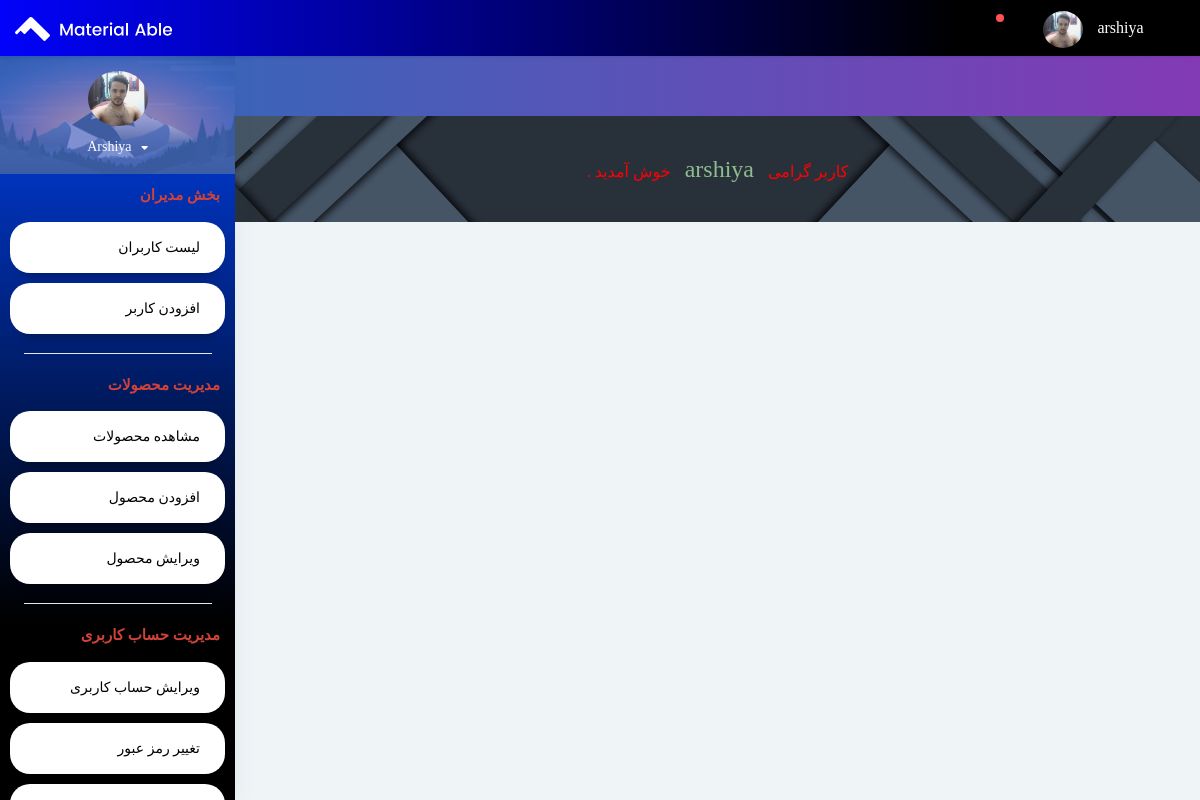
The app's page /panel/ (signed in) with its own data.
### accounts/models.py (models this page shows, shortened)
class User(AbstractUser):
    email = models.EmailField(unique=True, null=False)
    balance = models.BigIntegerField(default=0, null=True)
    image = models.ImageField(blank=True, default='profiles/defult_prof.jpg', upload_to='profiles/')
    special_til = models.DateTimeField(null=True)
    reset_pass_token = models.CharField(null=False, max_length=20)
    card = models.ManyToManyField(to=Product, related_name='customers', null=True , blank=True)

### panel/views.py (the view)
# urls.py: path('', index, name='index'),
@login_required(login_url='/accounts/?next=/panel', redirect_field_name='next')
@user_passes_test(staff_checker, login_url='/accounts/denied/')
def index(request):
    return render(request, 'panel/index.html')

### panel/views.py (called while the page is built)
def staff_checker(user):
    if user.is_staff:
        return True
    else:
        return False

### products/custom_context_processor.py (called while the page is built)
def category_finder(request):
    if request.user.is_authenticated:
        user = request.user
        len_card = len(user.card.all())
    else:
        len_card = 0
    return {
        'all_categories': Category.objects.all()[:3],
        'len_card': len_card,
    }

### templates/panel/index.html (shortened to what this page needs)
{% extends 'panel/base.html' %}
{% load static %}
{% block main %}
<div class="page-header">
    <div class="page-block">
        <span id="head-text">کاربر گرامی  &nbsp;<span style="color:darkseagreen; font-size:x-large;"> {{user.username}} </span> &nbsp;  خوش آمدید .</span>
    </div>
</div>
{% endblock %}

### templates/panel/base.html (shortened to what this page needs)
{% load static %}
<!DOCTYPE html>
<html lang="en">
<head>
    <link rel="stylesheet" href="{% static 'panel/pages/waves/css/waves.min.css' %}" type="text/css" media="all">
    <link rel="stylesheet" type="text/css" href="{% static 'panel/css/bootstrap/css/bootstrap.min.css' %}">
    <link rel="stylesheet" href="{% static 'panel/pages/waves/css/waves.min.css' %}" type="text/css" media="all">
    <link rel="stylesheet" type="text/css" href="{% static 'panel/icon/themify-icons/themify-icons.css' %}">
    <link rel="stylesheet" type="text/css" href="{% static 'panel/css/font-awesome-n.min.css' %}">
    <link rel="stylesheet" type="text/css" href="{% static 'panel/css/font-awesome.min.css' %}">
    <link rel="stylesheet" href="https://cdnjs.cloudflare.com/ajax/libs/font-awesome/4.7.0/css/font-awesome.min.css">
    <link rel="stylesheet" type="text/css" href="{% static 'panel/css/jquery.mCustomScrollbar.css' %}">
    <link rel="stylesheet" type="text/css" href="{% static 'panel/css/style.css' %}">
    <link rel="stylesheet" type="text/css" href="{% static 'panel/css/mycss.css' %}">
    <link rel="stylesheet" type="text/css" href="{% static 'panel/css/myresponsive.css' %}">
</head>
<body>
<div id="pcoded" class="pcoded">
    <div class="pcoded-container navbar-wrapper">
        <nav class="navbar header-navbar pcoded-header">
            <div class="navbar-wrapper">
                <div class="navbar-logo">
                    <a class="mobile-menu waves-effect waves-light" id="mobile-collapse" href="#!">
                        <i class="ti-menu"></i>
                    </a>
                    <a href="{% url 'products:home' %}">
                        <img class="img-fluid" src="{% static 'panel//images/logo.png' %}" alt="Theme-Logo"/>
                    </a>
                </div>
                <div class="navbar-container container-fluid">
                    <ul class="nav-left">
                        <li>
                            <a href="#!" onclick="javascript:toggleFullScreen()" class="waves-effect waves-light">
                                <i class="ti-fullscreen"></i>
                            </a>
                        </li>
                    </ul>
                    <ul class="nav-right">
                        <li class="header-notification">
                            <a href="#!" class="waves-effect waves-light">
                                <i class="ti-bell"></i>
                                <span class="badge bg-c-red"></span>
                            </a>
                        </li>
                        <li class="user-profile header-notification">
                            <a href="#!" class="waves-effect waves-light">
                                <img src="{% if user.image %}{{user.image.url}}{% endif %}" class="img-radius"
                                     alt="User-Profile-Image">
                                <span>{{user.username}}</span>
                                <i class="ti-angle-down"></i>
                            </a>
                        </li>
                    </ul>
                </div>
            </div>
        </nav>
        <div class="pcoded-main-container">
            <div class="pcoded-wrapper">
                <nav class="pcoded-navbar">
                    <div class="pcoded-inner-navbar main-menu">
                        <div class="">
                            <div class="main-menu-header">
                                <img class="img-80 img-radius" src="{% if user.image %}{{user.image.url}}{% endif %}"
                                     alt="User-Profile-Image">
                                <div class="user-details">
                                    <span id="more-details">{{user.username}}<i class="fa fa-caret-down"></i></span>
                                </div>
                            </div>
                        </div>
                        {% if user.is_superuser %}
                        <div class="pcoded-navigation-label">
                            <span style="margin-right: 5px;">بخش مدیران</span></div>
                        <ul class="pcoded-item pcoded-left-item">
                            <li class="active">
                                <a href="{% url 'panel:admins' 'all' %}" class="waves-effect waves-dark">
                                    <span class="nav-btn">لیست کاربران</span>
                                </a>
                                <a href="{% url 'panel:add_admin' %}" class="waves-effect waves-dark">
                                    <span class="nav-btn">افزودن کاربر</span>
                                </a>
                            </li>
                        </ul>
                        {% endif %}
                        <div class="pcoded-navigation-label">
                            <span style="margin-right: 5px;"> مدیریت محصولات</span></div>
                        <ul class="pcoded-item pcoded-left-item">
                            <li class="active">
                                <a href="{% url 'panel:products' %}" class="waves-effect waves-dark ">
                                    <span class="nav-btn">مشاهده محصولات</span>
                                </a>
                                <a href="{% url 'panel:add_product' %}" class="waves-effect waves-dark">
                                    <span class="nav-btn">افزودن محصول</span>
                                </a>
                                <a href="#" class="waves-effect waves-dark">
                                    <span class="nav-btn">ویرایش محصول</span>
                                </a>
                            </li>
                        </ul>
                        <div class="pcoded-navigation-label">
                            <span style="margin-right: 5px;"> مدیریت حساب کاربری</span></div>
                        <ul class="pcoded-item pcoded-left-item">
                            <li class="active">
                                <a href="{% url 'panel:edit_admin' user.username %}" class="waves-effect waves-dark">
                                    <span class="nav-btn">ویرایش حساب کاربری</span>
                                </a>
                                <a href="{% url 'panel:change_pass_admin' user.username %}"
                                   class="waves-effect waves-dark">
                                    <span class="nav-btn">تغییر رمز عبور</span>
                                </a>
                                <a href="#" class="waves-effect waves-dark">
                                </a>
                            </li>
                        </ul>
                    </div>
                </nav>
                <div class="pcoded-content">
                    <div style="direction: rtl ; text-align: right" class="main-body">
                        <div class="page-body">
                            <div class="panel-header">
                                <span>{% block panel-header %}{% endblock %}</span>
                            </div>
                            {% block main %}{% endblock %}
                        </div>
                    </div>
                </div>
            </div>
        </div>
    </div>
</div>
</body>
</html>

### static/panel/css/mycss.css (style rules this page uses)
* { font-family: Lalezar; }
#head-text { font-size: 16px; color: red; }
.nav-btn { margin: 10px; color: black; }
.panel-header { text-align: center; background: rgb(60, 100, 185); background: linear-gradient(90deg, rgba(60, 100, 185, 1) 0%, rgba(131, 58, 180, 1) 100%); }
.panel-header span { display: block; padding: 30px; color: aqua; font-size: x-large; }

### records on screen
User: image (picture), username "arshiya", username "Arshiya"
